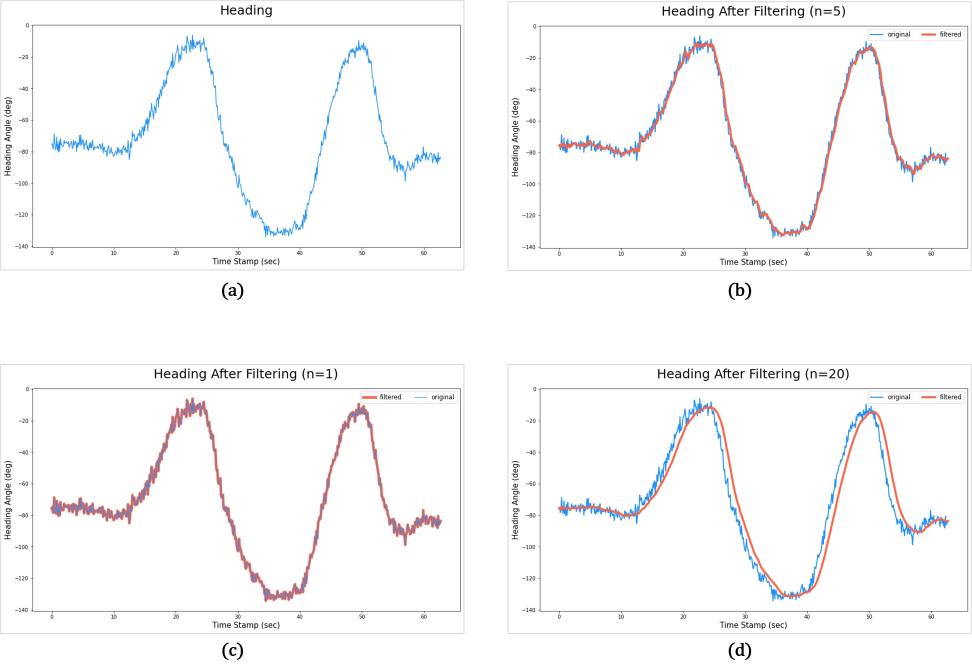
#> input picture data/sample_imgs/IMU-moving-average-filter.jpg, 2916 x 2015 px, given in place of the camera (shown at 1/3 size)
$ python tackbar_color.py
#> lines starting #> are read from the running program, lines starting #| are printed output that depends on the picture; after the words box and inside, x2 and y2 are one past the last pixel; in counts of white or black regions, pixels touching at a corner belong together
import cv2
import sys
import numpy as np

def nothing(x):
    pass

# Initialize the webcam
cap = cv2.VideoCapture(0)
if not cap.isOpened():
    print("Camera open failed!")
    sys.exit()

# Create a window for the trackbars
cv2.namedWindow('HSV_Toolbar')

# Create trackbars for HSV values
cv2.createTrackbar('H_min', 'HSV_Toolbar', 0, 179, nothing)
#> slider 'H_min' is set to 35
cv2.createTrackbar('S_min', 'HSV_Toolbar', 0, 255, nothing)
#> slider 'S_min' is set to 51
cv2.createTrackbar('V_min', 'HSV_Toolbar', 0, 255, nothing)
#> slider 'V_min' is set to 51
cv2.createTrackbar('H_max', 'HSV_Toolbar', 179, 179, nothing)
cv2.createTrackbar('S_max', 'HSV_Toolbar', 255, 255, nothing)
cv2.createTrackbar('V_max', 'HSV_Toolbar', 255, 255, nothing)

# Define the scaling factor to reduce image size
scaling_factor = 0.5  # 50% of the original size

while True:
    ret, frame = cap.read()
#> frame is the input picture: shape (2015, 2916, 3); mean B, G, R 250, 249.3, 249.7
    if not ret:
        break

    # Apply Gaussian blur to smoothen the image
    blurred = cv2.GaussianBlur(frame, (5, 5), 0)

    # Convert the frame to HSV
    hsv_frame = cv2.cvtColor(blurred, cv2.COLOR_BGR2HSV)
#> hsv_frame: shape (2015, 2916, 3); mean H, S, V 4.9, 3.4, 251.3

    # Get current positions of the trackbars for HSV limits
    h_min = cv2.getTrackbarPos('H_min', 'HSV_Toolbar')
    s_min = cv2.getTrackbarPos('S_min', 'HSV_Toolbar')
    v_min = cv2.getTrackbarPos('V_min', 'HSV_Toolbar')
    h_max = cv2.getTrackbarPos('H_max', 'HSV_Toolbar')
    s_max = cv2.getTrackbarPos('S_max', 'HSV_Toolbar')
    v_max = cv2.getTrackbarPos('V_max', 'HSV_Toolbar')

    # Define HSV range based on trackbar values
    lower_hsv = np.array([h_min, s_min, v_min])
    upper_hsv = np.array([h_max, s_max, v_max])

    # Create a mask with the specified HSV range
    mask = cv2.inRange(hsv_frame, lower_hsv, upper_hsv)
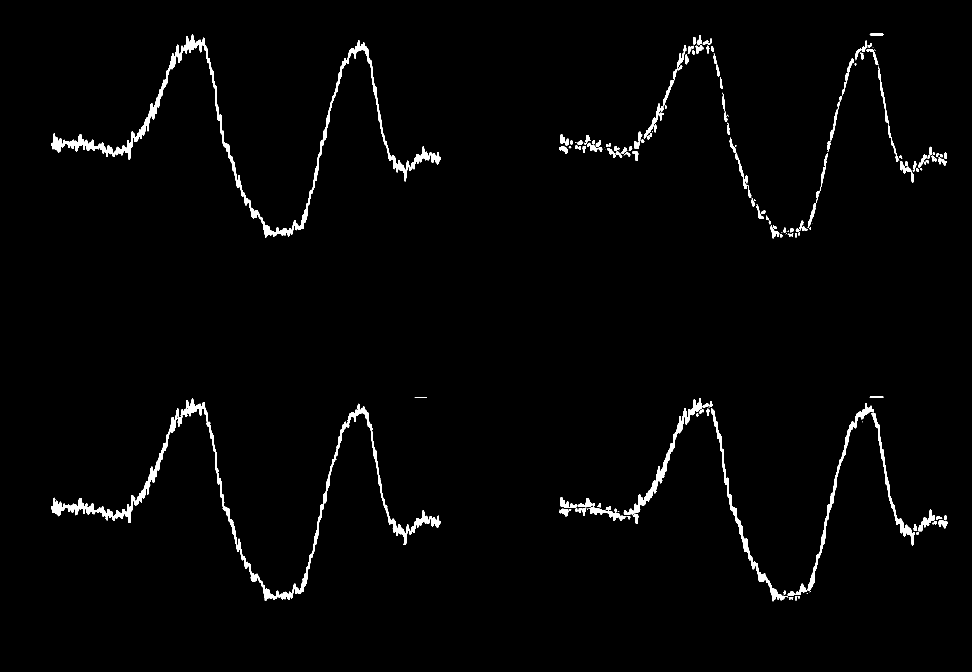
#> mask: shape (2015, 2916) (shown at 1/3 size); 1.7% white; 184 white regions (46 under 20 px), largest, box (x1, y1, x2, y2) and area: (154, 104, 1323, 713) 26584, (154, 1196, 1323, 1802) 26190, (1871, 1194, 2107, 1545) 6202

    # Apply the mask to get the result
    result = cv2.bitwise_and(frame, frame, mask=mask)
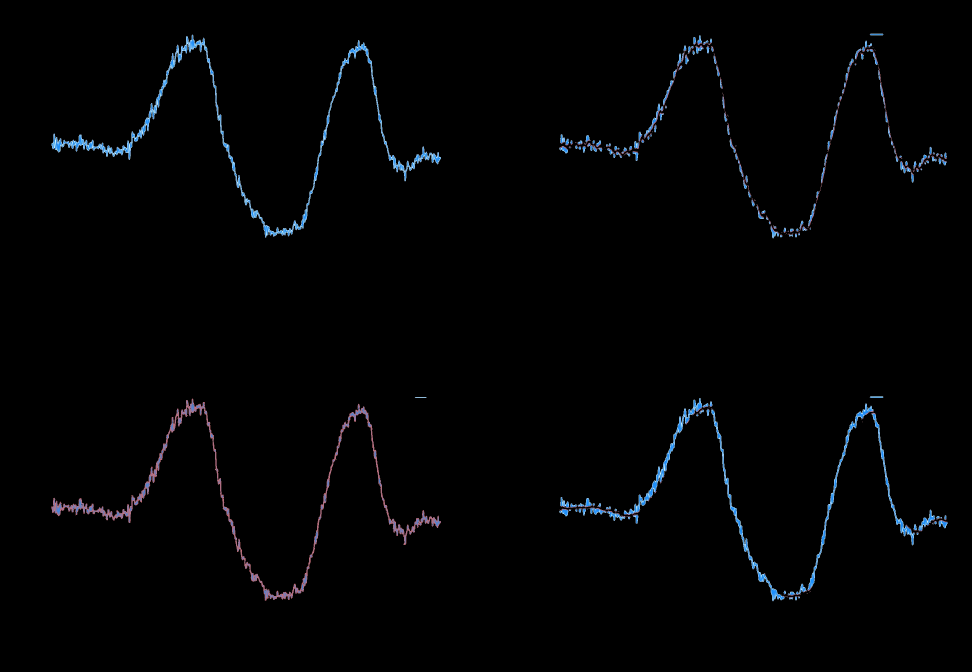
#> result: shape (2015, 2916, 3) (shown at 1/3 size); mean B, G, R 3.5, 2.7, 2.2

    # Resize the original, mask, and result images
    frame_resized = cv2.resize(frame, None, fx=scaling_factor, fy=scaling_factor)
    mask_resized = cv2.resize(mask, None, fx=scaling_factor, fy=scaling_factor)
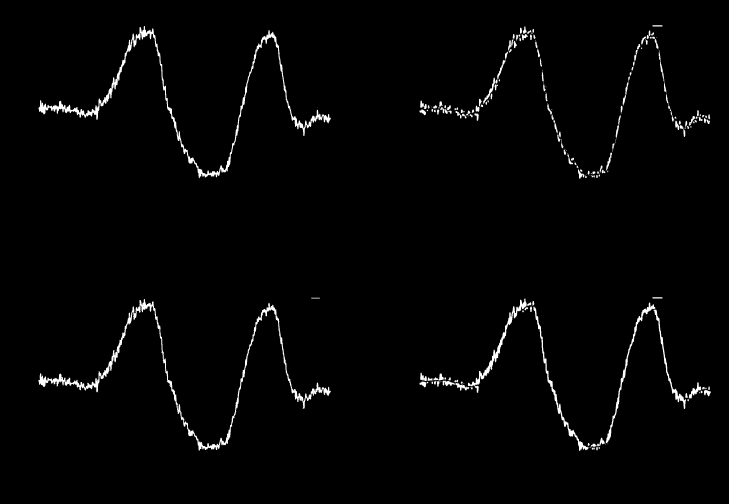
#> mask_resized: shape (1008, 1458) (shown at 1/2 size); min 0, max 255, mean 4.3
    result_resized = cv2.resize(result, None, fx=scaling_factor, fy=scaling_factor)

    # Convert the mask to a BGR image for display
    mask_resized_bgr = cv2.cvtColor(mask_resized, cv2.COLOR_GRAY2BGR)

    # Stack the resized images horizontally
    combined_display = np.hstack((frame_resized, mask_resized_bgr, result_resized))
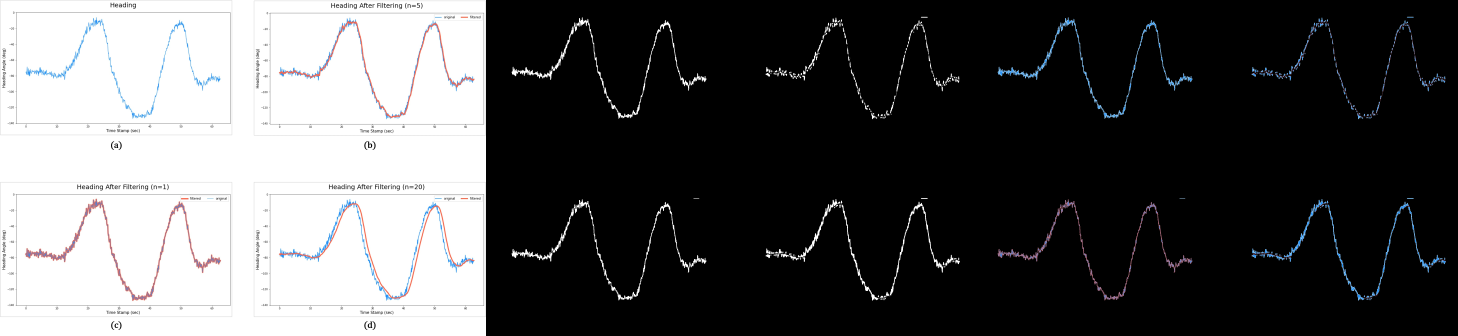
#> combined_display: shape (1008, 4374, 3) (shown at 1/3 size); mean B, G, R 85.9, 85.5, 85.4

    # Show the combined window
    cv2.imshow('Combined View', combined_display)

    # Break the loop on ESC press
    if cv2.waitKey(10) == 27:
#> (key Esc is pressed here)
        break

# Release the camera and close all windows
cap.release()
cv2.destroyAllWindows()
